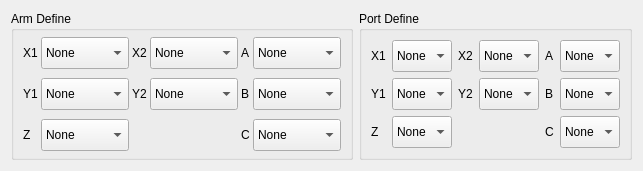
     <widget class="QWidget" name="tab">
      <attribute name="title">
       <string>Arm Define</string>
      </attribute>
      <layout class="QHBoxLayout" name="horizontalLayout_3">
       <item>
        <widget class="QGroupBox" name="armDefineBox">
         <property name="title">
          <string>Arm Define</string>
         </property>
         <layout class="QGridLayout" name="gridLayout">
          <property name="topMargin">
           <number>3</number>
          </property>
          <property name="bottomMargin">
           <number>2</number>
          </property>
          <property name="horizontalSpacing">
           <number>3</number>
          </property>
          <item row="0" column="1">
           <widget class="ICComboBox" name="x1Box">
            <property name="sizePolicy">
             <sizepolicy hsizetype="Expanding" vsizetype="Fixed">
              <horstretch>0</horstretch>
              <verstretch>0</verstretch>
             </sizepolicy>
            </property>
            <property name="minimumSize">
             <size>
              <width>0</width>
              <height>32</height>
             </size>
            </property>
            <item>
             <property name="text">
              <string>None</string>
             </property>
            </item>
            <item>
             <property name="text">
              <string>Pneumatic</string>
             </property>
            </item>
            <item>
             <property name="text">
              <string>Servo</string>
             </property>
            </item>
           </widget>
          </item>
          <item row="0" column="0">
           <widget class="QLabel" name="label_5">
            <property name="text">
             <string>X1</string>
            </property>
           </widget>
          </item>
          <item row="2" column="4">
           <widget class="QLabel" name="label_14">
            <property name="text">
             <string>C</string>
            </property>
           </widget>
          </item>
          <item row="2" column="0">
           <widget class="QLabel" name="label_13">
            <property name="text">
             <string>Z</string>
            </property>
           </widget>
          </item>
          <item row="0" column="4">
           <widget class="QLabel" name="label_15">
            <property name="text">
             <string>A</string>
            </property>
           </widget>
          </item>
          <item row="1" column="1">
           <widget class="ICComboBox" name="y1Box">
            <property name="sizePolicy">
             <sizepolicy hsizetype="Expanding" vsizetype="Fixed">
              <horstretch>0</horstretch>
              <verstretch>0</verstretch>
             </sizepolicy>
            </property>
            <property name="minimumSize">
             <size>
              <width>0</width>
              <height>32</height>
             </size>
            </property>
            <item>
             <property name="text">
              <string>None</string>
             </property>
            </item>
            <item>
             <property name="text">
              <string>Pneumatic</string>
             </property>
            </item>
            <item>
             <property name="text">
              <string>Servo</string>
             </property>
            </item>
           </widget>
          </item>
          <item row="2" column="5">
           <widget class="ICComboBox" name="cBox">
            <property name="sizePolicy">
             <sizepolicy hsizetype="Expanding" vsizetype="Fixed">
              <horstretch>0</horstretch>
              <verstretch>0</verstretch>
             </sizepolicy>
            </property>
            <property name="minimumSize">
             <size>
              <width>0</width>
              <height>32</height>
             </size>
            </property>
            <item>
             <property name="text">
              <string>None</string>
             </property>
            </item>
            <item>
             <property name="text">
              <string>Pneumatic</string>
             </property>
            </item>
            <item>
             <property name="text">
              <string>Servo</string>
             </property>
            </item>
           </widget>
          </item>
          <item row="0" column="5">
           <widget class="ICComboBox" name="aBox">
            <property name="sizePolicy">
             <sizepolicy hsizetype="Expanding" vsizetype="Fixed">
              <horstretch>0</horstretch>
              <verstretch>0</verstretch>
             </sizepolicy>
            </property>
            <property name="minimumSize">
             <size>
              <width>0</width>
              <height>32</height>
             </size>
            </property>
            <item>
             <property name="text">
              <string>None</string>
             </property>
            </item>
            <item>
             <property name="text">
              <string>Pneumatic</string>
             </property>
            </item>
            <item>
             <property name="text">
              <string>Servo</string>
             </property>
            </item>
           </widget>
          </item>
          <item row="1" column="4">
           <widget class="QLabel" name="label_16">
            <property name="text">
             <string>B</string>
            </property>
           </widget>
          </item>
          <item row="2" column="1">
           <widget class="ICComboBox" name="zBox">
            <property name="sizePolicy">
             <sizepolicy hsizetype="Expanding" vsizetype="Fixed">
              <horstretch>0</horstretch>
              <verstretch>0</verstretch>
             </sizepolicy>
            </property>
            <property name="minimumSize">
             <size>
              <width>0</width>
              <height>32</height>
             </size>
            </property>
            <item>
             <property name="text">
              <string>None</string>
             </property>
            </item>
            <item>
             <property name="text">
              <string>Pneumatic</string>
             </property>
            </item>
            <item>
             <property name="text">
              <string>Servo</string>
             </property>
            </item>
           </widget>
          </item>
          <item row="1" column="0">
           <widget class="QLabel" name="label_7">
            <property name="text">
             <string>Y1</string>
            </property>
           </widget>
          </item>
          <item row="1" column="5">
           <widget class="ICComboBox" name="bBox">
            <property name="sizePolicy">
             <sizepolicy hsizetype="Expanding" vsizetype="Fixed">
              <horstretch>0</horstretch>
              <verstretch>0</verstretch>
             </sizepolicy>
            </property>
            <property name="minimumSize">
             <size>
              <width>0</width>
              <height>32</height>
             </size>
            </property>
            <item>
             <property name="text">
              <string>None</string>
             </property>
            </item>
            <item>
             <property name="text">
              <string>Pneumatic</string>
             </property>
            </item>
            <item>
             <property name="text">
              <string>Servo</string>
             </property>
            </item>
           </widget>
          </item>
          <item row="0" column="2">
           <widget class="QLabel" name="label_6">
            <property name="text">
             <string>X2</string>
            </property>
           </widget>
          </item>
          <item row="0" column="3">
           <widget class="ICComboBox" name="x2Box">
            <property name="sizePolicy">
             <sizepolicy hsizetype="Expanding" vsizetype="Fixed">
              <horstretch>0</horstretch>
              <verstretch>0</verstretch>
             </sizepolicy>
            </property>
            <property name="minimumSize">
             <size>
              <width>0</width>
              <height>32</height>
             </size>
            </property>
            <item>
             <property name="text">
              <string>None</string>
             </property>
            </item>
            <item>
             <property name="text">
              <string>Pneumatic</string>
             </property>
            </item>
            <item>
             <property name="text">
              <string>Servo</string>
             </property>
            </item>
           </widget>
          </item>
          <item row="1" column="2">
           <widget class="QLabel" name="label_12">
            <property name="text">
             <string>Y2</string>
            </property>
           </widget>
          </item>
          <item row="1" column="3">
           <widget class="ICComboBox" name="y2Box">
            <property name="sizePolicy">
             <sizepolicy hsizetype="Expanding" vsizetype="Fixed">
              <horstretch>0</horstretch>
              <verstretch>0</verstretch>
             </sizepolicy>
            </property>
            <property name="minimumSize">
             <size>
              <width>0</width>
              <height>32</height>
             </size>
            </property>
            <item>
             <property name="text">
              <string>None</string>
             </property>
            </item>
            <item>
             <property name="text">
              <string>Pneumatic</string>
             </property>
            </item>
            <item>
             <property name="text">
              <string>Servo</string>
             </property>
            </item>
           </widget>
          </item>
         </layout>
        </widget>
       </item>
       <item>
        <widget class="QGroupBox" name="protDefineContainer">
         <property name="title">
          <string>Port Define</string>
         </property>
         <layout class="QGridLayout" name="gridLayout_4">
          <item row="2" column="0">
           <widget class="QLabel" name="label_21">
            <property name="text">
             <string>Z</string>
            </property>
           </widget>
          </item>
          <item row="1" column="2">
           <widget class="QLabel" name="label_26">
            <property name="text">
             <string>Y2</string>
            </property>
           </widget>
          </item>
          <item row="0" column="4">
           <widget class="QLabel" name="label_22">
            <property name="text">
             <string>A</string>
            </property>
           </widget>
          </item>
          <item row="2" column="1">
           <widget class="ICComboBox" name="portZ">
            <property name="sizePolicy">
             <sizepolicy hsizetype="Expanding" vsizetype="Fixed">
              <horstretch>0</horstretch>
              <verstretch>0</verstretch>
             </sizepolicy>
            </property>
            <property name="minimumSize">
             <size>
              <width>0</width>
              <height>32</height>
             </size>
            </property>
            <item>
             <property name="text">
              <string>None</string>
             </property>
            </item>
            <item>
             <property name="text">
              <string>S1</string>
             </property>
            </item>
            <item>
             <property name="text">
              <string>S2</string>
             </property>
            </item>
            <item>
             <property name="text">
              <string>S3</string>
             </property>
            </item>
            <item>
             <property name="text">
              <string>S4</string>
             </property>
            </item>
            <item>
             <property name="text">
              <string>S5</string>
             </property>
            </item>
            <item>
             <property name="text">
              <string>S6</string>
             </property>
            </item>
           </widget>
          </item>
          <item row="1" column="1">
           <widget class="ICComboBox" name="portY1">
            <property name="sizePolicy">
             <sizepolicy hsizetype="Expanding" vsizetype="Fixed">
              <horstretch>0</horstretch>
              <verstretch>0</verstretch>
             </sizepolicy>
            </property>
            <property name="minimumSize">
             <size>
              <width>0</width>
              <height>32</height>
             </size>
            </property>
            <item>
             <property name="text">
              <string>None</string>
             </property>
            </item>
            <item>
             <property name="text">
              <string>S1</string>
             </property>
            </item>
            <item>
             <property name="text">
              <string>S2</string>
             </property>
            </item>
            <item>
             <property name="text">
              <string>S3</string>
             </property>
            </item>
            <item>
             <property name="text">
              <string>S4</string>
             </property>
            </item>
            <item>
             <property name="text">
              <string>S5</string>
             </property>
            </item>
            <item>
             <property name="text">
              <string>S6</string>
             </property>
            </item>
           </widget>
          </item>
          <item row="1" column="3">
           <widget class="ICComboBox" name="portY2">
            <property name="sizePolicy">
             <sizepolicy hsizetype="Expanding" vsizetype="Fixed">
              <horstretch>0</horstretch>
              <verstretch>0</verstretch>
             </sizepolicy>
            </property>
            <property name="minimumSize">
             <size>
              <width>0</width>
              <height>32</height>
             </size>
            </property>
            <item>
             <property name="text">
              <string>None</string>
             </property>
            </item>
            <item>
             <property name="text">
              <string>S1</string>
             </property>
            </item>
            <item>
             <property name="text">
              <string>S2</string>
             </property>
            </item>
            <item>
             <property name="text">
              <string>S3</string>
             </property>
            </item>
            <item>
             <property name="text">
              <string>S4</string>
             </property>
            </item>
            <item>
             <property name="text">
              <string>S5</string>
             </property>
            </item>
            <item>
             <property name="text">
              <string>S6</string>
             </property>
            </item>
           </widget>
          </item>
          <item row="2" column="5">
           <widget class="ICComboBox" name="portC">
            <property name="sizePolicy">
             <sizepolicy hsizetype="Expanding" vsizetype="Fixed">
              <horstretch>0</horstretch>
              <verstretch>0</verstretch>
             </sizepolicy>
            </property>
            <property name="minimumSize">
             <size>
              <width>0</width>
              <height>32</height>
             </size>
            </property>
            <item>
             <property name="text">
              <string>None</string>
             </property>
            </item>
            <item>
             <property name="text">
              <string>S1</string>
             </property>
            </item>
            <item>
             <property name="text">
              <string>S2</string>
             </property>
            </item>
            <item>
             <property name="text">
              <string>S3</string>
             </property>
            </item>
            <item>
             <property name="text">
              <string>S4</string>
             </property>
            </item>
            <item>
             <property name="text">
              <string>S5</string>
             </property>
            </item>
            <item>
             <property name="text">
              <string>S6</string>
             </property>
            </item>
           </widget>
          </item>
          <item row="0" column="3">
           <widget class="ICComboBox" name="portX2">
            <property name="sizePolicy">
             <sizepolicy hsizetype="Expanding" vsizetype="Fixed">
              <horstretch>0</horstretch>
              <verstretch>0</verstretch>
             </sizepolicy>
            </property>
            <property name="minimumSize">
             <size>
              <width>0</width>
              <height>32</height>
             </size>
            </property>
            <item>
             <property name="text">
              <string>None</string>
             </property>
            </item>
            <item>
             <property name="text">
              <string>S1</string>
             </property>
            </item>
            <item>
             <property name="text">
              <string>S2</string>
             </property>
            </item>
            <item>
             <property name="text">
              <string>S3</string>
             </property>
            </item>
            <item>
             <property name="text">
              <string>S4</string>
             </property>
            </item>
            <item>
             <property name="text">
              <string>S5</string>
             </property>
            </item>
            <item>
             <property name="text">
              <string>S6</string>
             </property>
            </item>
           </widget>
          </item>
          <item row="1" column="4">
           <widget class="QLabel" name="label_23">
            <property name="text">
             <string>B</string>
            </property>
           </widget>
          </item>
          <item row="0" column="1">
           <widget class="ICComboBox" name="portX1">
            <property name="sizePolicy">
             <sizepolicy hsizetype="Expanding" vsizetype="Fixed">
              <horstretch>0</horstretch>
              <verstretch>0</verstretch>
             </sizepolicy>
            </property>
            <property name="minimumSize">
             <size>
              <width>0</width>
              <height>32</height>
             </size>
            </property>
            <item>
             <property name="text">
              <string>None</string>
             </property>
            </item>
            <item>
             <property name="text">
              <string>S1</string>
             </property>
            </item>
            <item>
             <property name="text">
              <string>S2</string>
             </property>
            </item>
            <item>
             <property name="text">
              <string>S3</string>
             </property>
            </item>
            <item>
             <property name="text">
              <string>S4</string>
             </property>
            </item>
            <item>
             <property name="text">
              <string>S5</string>
             </property>
            </item>
            <item>
             <property name="text">
              <string>S6</string>
             </property>
            </item>
           </widget>
          </item>
          <item row="0" column="0">
           <widget class="QLabel" name="label_17">
            <property name="text">
             <string>X1</string>
            </property>
           </widget>
          </item>
          <item row="0" column="2">
           <widget class="QLabel" name="label_25">
            <property name="text">
             <string>X2</string>
            </property>
           </widget>
          </item>
          <item row="1" column="0">
           <widget class="QLabel" name="label_24">
            <property name="text">
             <string>Y1</string>
            </property>
           </widget>
          </item>
          <item row="2" column="4">
           <widget class="QLabel" name="label_20">
            <property name="text">
             <string>C</string>
            </property>
           </widget>
          </item>
          <item row="1" column="5">
           <widget class="ICComboBox" name="portB">
            <property name="sizePolicy">
             <sizepolicy hsizetype="Expanding" vsizetype="Fixed">
              <horstretch>0</horstretch>
              <verstretch>0</verstretch>
             </sizepolicy>
            </property>
            <property name="minimumSize">
             <size>
              <width>0</width>
              <height>32</height>
             </size>
            </property>
            <item>
             <property name="text">
              <string>None</string>
             </property>
            </item>
            <item>
             <property name="text">
              <string>S1</string>
             </property>
            </item>
            <item>
             <property name="text">
              <string>S2</string>
             </property>
            </item>
            <item>
             <property name="text">
              <string>S3</string>
             </property>
            </item>
            <item>
             <property name="text">
              <string>S4</string>
             </property>
            </item>
            <item>
             <property name="text">
              <string>S5</string>
             </property>
            </item>
            <item>
             <property name="text">
              <string>S6</string>
             </property>
            </item>
           </widget>
          </item>
          <item row="0" column="5">
           <widget class="ICComboBox" name="portA">
            <property name="sizePolicy">
             <sizepolicy hsizetype="Expanding" vsizetype="Fixed">
              <horstretch>0</horstretch>
              <verstretch>0</verstretch>
             </sizepolicy>
            </property>
            <property name="minimumSize">
             <size>
              <width>0</width>
              <height>32</height>
             </size>
            </property>
            <item>
             <property name="text">
              <string>None</string>
             </property>
            </item>
            <item>
             <property name="text">
              <string>S1</string>
             </property>
            </item>
            <item>
             <property name="text">
              <string>S2</string>
             </property>
            </item>
            <item>
             <property name="text">
              <string>S3</string>
             </property>
            </item>
            <item>
             <property name="text">
              <string>S4</string>
             </property>
            </item>
            <item>
             <property name="text">
              <string>S5</string>
             </property>
            </item>
            <item>
             <property name="text">
              <string>S6</string>
             </property>
            </item>
           </widget>
          </item>
         </layout>
        </widget>
       </item>
      </layout>
     </widget>
